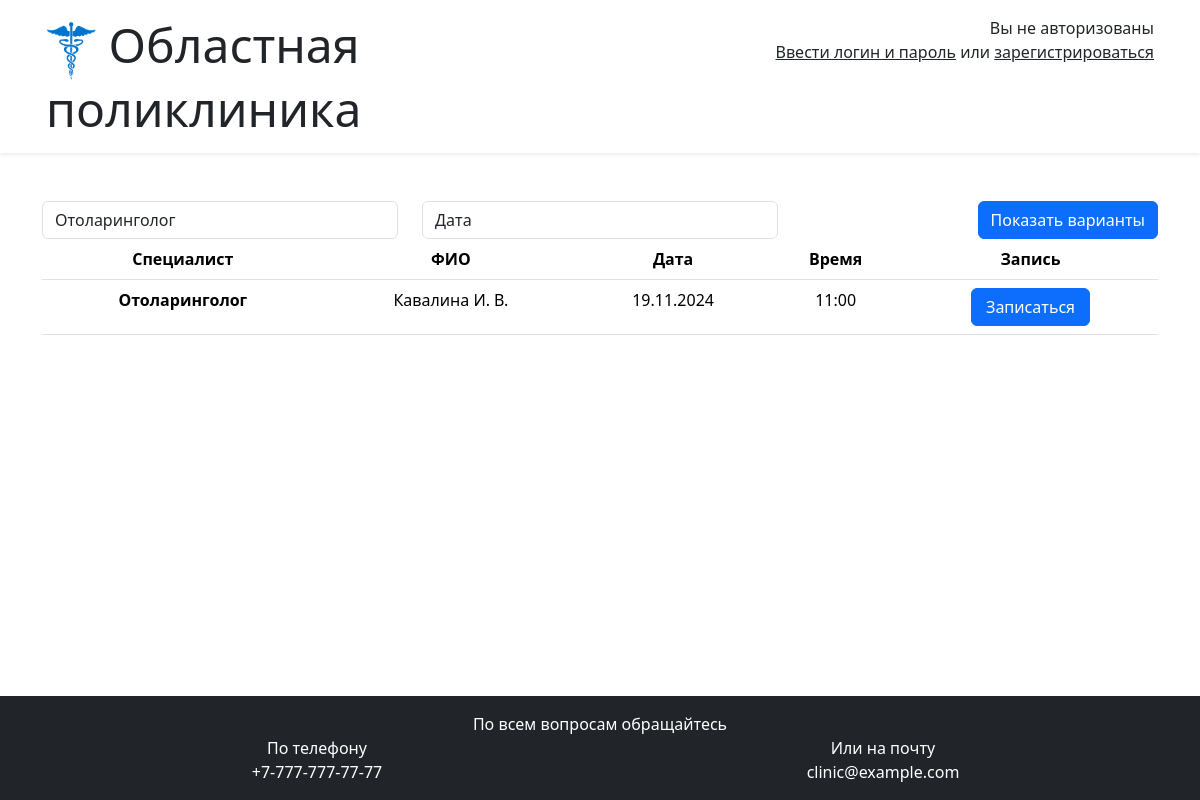
Screenshot of /index.php?specialist=5 with the database file from the repository.
### tables this page shows
CREATE TABLE `appointments` (
  `id` int(11) NOT NULL,
  `doctor_id` int(11) NOT NULL,
  `reception_hour_id` int(11) NOT NULL,
  `user_id` int(11) DEFAULT NULL
);

CREATE TABLE `specialists` (
  `id` int(11) NOT NULL,
  `name` varchar(45) NOT NULL
);

CREATE TABLE `doctors` (
  `id` int(11) NOT NULL,
  `specialist_id` int(11) NOT NULL,
  `name` varchar(45) NOT NULL
);

### .core/db.php (called while the page is built, shortened)
<?php
class Database
{
    private static $instance = null;
    protected function __construct()
    {
        $this->connection = new \PDO(
            "mysql:dbname=clinic;host=localhost",
            'root',
            '',
        );
    }
    public static function getInstance(): Database
    {
        if(null === self::$instance) {
            self::$instance = new static();
        }
        return self::$instance;
    }
    public static function connection(): \PDO
    {
        return static::getInstance()->connection;
    }
    public static function prepare($statement): \PDOStatement
    {
        return static::connection()->prepare($statement);
    }
    public static function query($statement): \PDOStatement
    {
        return static::connection()->query($statement);
    }
}

### .core/table_modules/specialist/specialist_table.php (called while the page is built)
<?php
class SpecialistTable {
    public static function get_all() {
        $stmt = Database::query("SELECT * FROM `specialists`");
        $stmt->execute();
        return $stmt->fetchAll();
    }
}

### .core/table_modules/reception_hour/reception_hour_table.php (called while the page is built)
<?php
class ReceptionHourTable {
    public static function get_all_day_from_now() {
        $stmt = Database::query('SELECT DATE_FORMAT(hour, "%d.%m.%Y") AS date
                                 FROM `reception_hours`
                                 WHERE hour >= CURDATE()
                                 GROUP BY DATE(hour)
                                 ');
        $stmt->execute();
        return $stmt->fetchAll();
    }
}

### logic.php (called while the page is built, shortened)
<?php
require_once($_SERVER['DOCUMENT_ROOT'] . '/iv_task/.core/index.php');
$sql = 'SELECT a.id AS appointment_id, s.name AS specialist, d.name AS doctor_name, DATE_FORMAT(r.hour, "%d.%m.%Y") AS date, DATE_FORMAT(r.hour, "%H:%i") AS time, a.user_id
        FROM `appointments` a
        INNER JOIN `doctors` d
        ON d.id = a.doctor_id
        INNER JOIN `specialists` s
        ON s.id = d.specialist_id
        INNER JOIN `reception_hours` r
        ON r.id = a.reception_hour_id
        ';
$conditions = [];
$bindings = [];
if (isset($_GET['specialist']) && $_GET['specialist'] !== '') {
    $conditions[] = 's.id = :specialist';
    $bindings[':specialist'] = $_GET['specialist'];
}
if (!empty($conditions)) {
    $sql .= 'WHERE ' . implode(' AND ', $conditions) . "\n";
}
$sql .= 'ORDER BY r.hour, a.id';
$stmt = Database::prepare($sql);
$stmt->execute($bindings);

### index.php (the view, shortened to what this page needs)
<?php
require_once($_SERVER['DOCUMENT_ROOT'] . '/iv_task/logic.php');
include($_SERVER['DOCUMENT_ROOT'] . '/iv_task/templates/header.php');
?>
<div class="container mt-5">
    <form method="get" class="row">
        <div class="col">
            <select name="specialist" class="form-control">
                <?php foreach (SpecialistTable::get_all() as $specialist): ?>
                    <option value="<?= $specialist['id'] ?>" <?= isset($_GET['specialist']) && $_GET['specialist'] == $specialist['id'] ? 'selected' : '' ?>><?= $specialist['name'] ?></option>
                <?php endforeach ?>
            </select>
        </div>
        <div class="col">
            <select name="date" class="form-control">
                <option value="">Дата</option>
                <?php foreach (ReceptionHourTable::get_all_day_from_now() as $day): ?>
                    <option <?= isset($_GET['date']) && $_GET['date'] == $day['date'] ? 'selected' : '' ?>><?= $day['date'] ?></option>
                <?php endforeach ?>
            </select>
        </div>
        <div class="col d-flex flex-row-reverse">
            <button type="submit" class="btn btn-primary">Показать варианты</button>
        </div>
    </form>
    <table class="table text-center">
        <thead>
            <tr>
                <th scope="col">Специалист</th>
                <th scope="col">ФИО</th>
                <th scope="col">Дата</th>
                <th scope="col">Время</th>
                <th scope="col">Запись</th>
            </tr>
        </thead>
        <tbody>
            <?php foreach ($stmt as $row): ?>
                <?php $row = array_map(fn($value) => !is_null($value) ? htmlspecialchars($value) : '', $row); ?>
                <tr>
                    <th><?= $row['specialist'] ?></th>
                    <td><?= $row['doctor_name'] ?></td>
                    <td><?= $row['date'] ?></td>
                    <td><?= $row['time'] ?></td>
                    <td>
                        <?php if (!empty($row['user_id'])): ?>
                            <?php if ($_SESSION['USER_ID'] == $row['user_id']): ?>
                                <form method="post">
                                    <input value="<?= $row['appointment_id'] ?>" name="delete_appointment" hidden>
                                    <button type="submit" class="btn btn-danger w-50">
                                        Удалить
                                    </button>
                                </form>
                            <?php else : ?>
                                <span class="text-danger">Занято</span>
                            <?php endif ?>
                        <?php else : ?>
                            <form method="post">
                                <button class="btn btn-primary w-50">
                                    Записаться
                                </button>
                            </form>
                        <?php endif ?>
                    </td>
                </tr>
            <?php endforeach ?>
        </tbody>
    </table>
</div>
<?php
include($_SERVER['DOCUMENT_ROOT'] . '/iv_task/templates/footer.php');

### rows the page displays
appointments: specialists.name "Отоларинголог", doctor.name "Кавалина И. В.", date "19.11.2024", time "11:00"

### other values shown
form field specialist "Отоларинголог"
